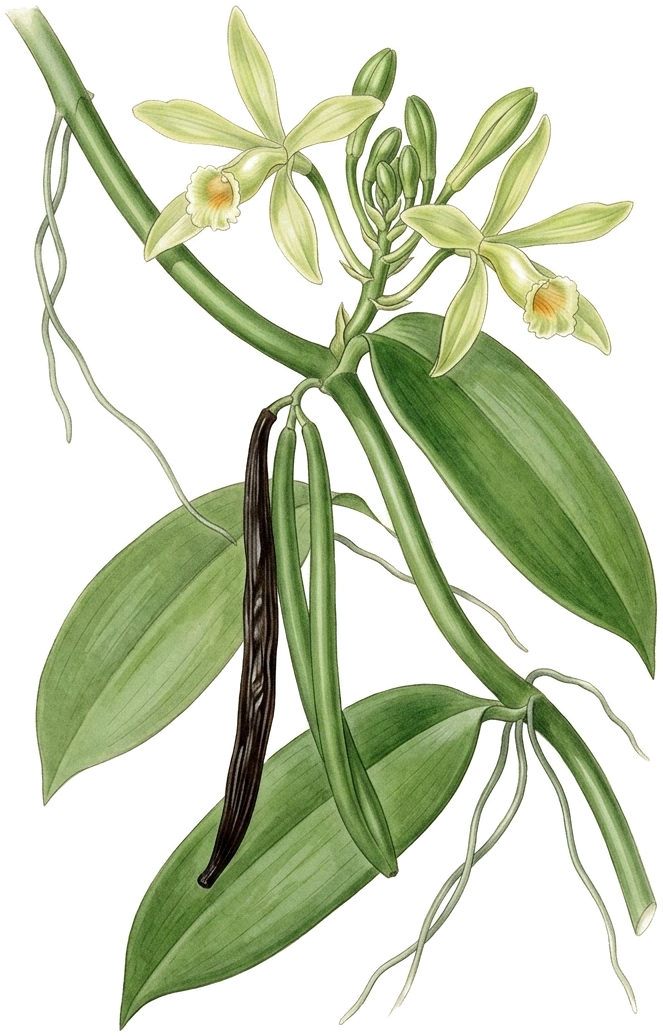
#> input picture vanilla-shop/plates/generated/gen1-watercolour.png, 663 x 1036 px, given in place of v9-candle-aura-boswellia.jpg, which was not available
$ python candle_plant.py
#> lines starting #> are read from the running program, lines starting #| are printed output that depends on the picture; pictures that were not available may be replaced by others from this repository, and a replacement may not be noted
"""Cut the plant out of each candle painting: pixels close to the flat ground colour become transparent.
Used for the weave, where the plant is drawn again over the scent name.
Usage: python3 tools/candle_plant.py  ->  plates/generated/v9-candle-<scent>-plant.png"""
import numpy as np
from PIL import Image, ImageFilter
ART = {'aura': 'v9-candle-aura-boswellia.jpg', 'zest': 'v9-candle-zest-tea.jpg',
       'velvet': 'v9-candle-velvet-rose.jpg', 'harmony': 'v9-candle-harmony-almond.jpg'}
for key, f in ART.items():
    im = np.asarray(Image.open('plates/generated/' + f).convert('RGB')).astype(float)
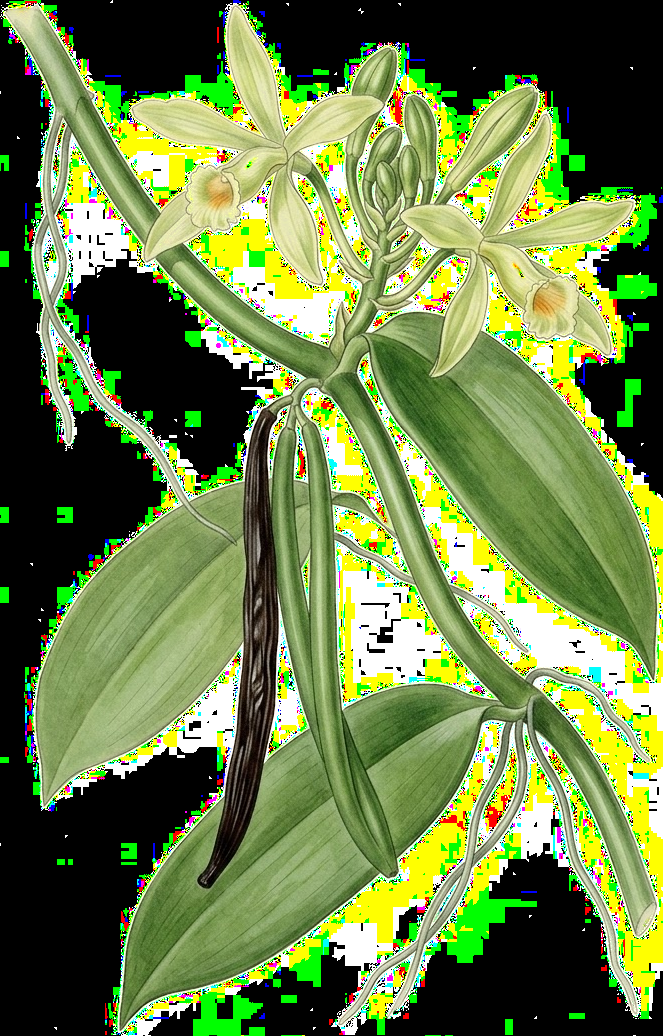
#> im: shape (1036, 663, 3) float64; mean R, G, B 109.3, 129.8, 71.5
    ground = np.median(im[50:500, 50:400].reshape(-1, 3), 0)          # the empty upper left is pure ground
#> ground = [146, 185, 70]
    d = np.sqrt(((im - ground) ** 2).sum(2))
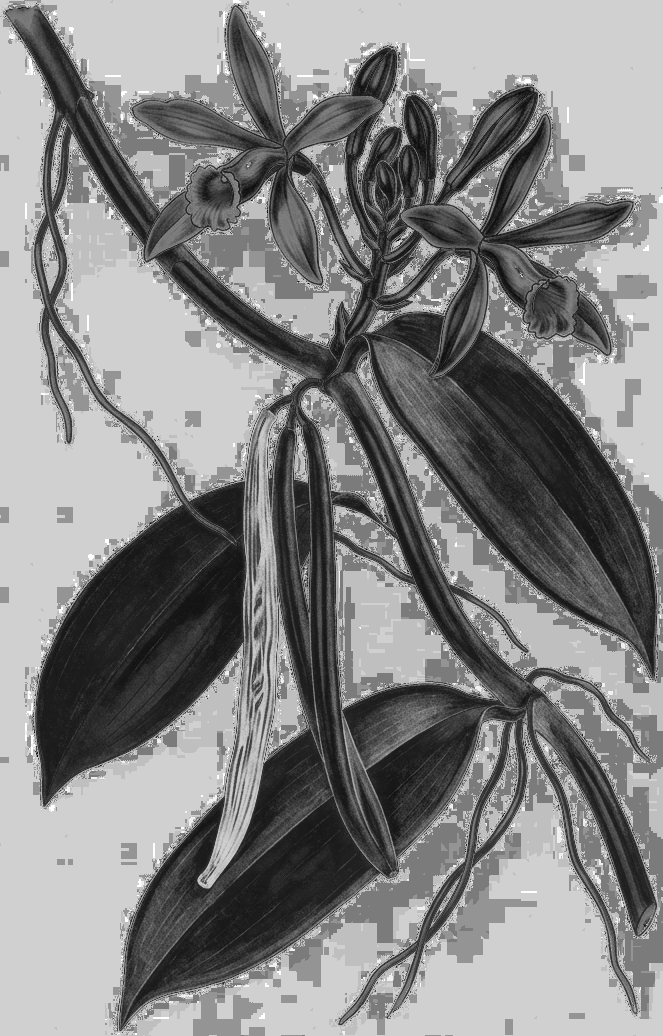
#> d: shape (1036, 663) float64; min 5.1, max 299.6, mean 160.1; drawn with min black and max white
    a = Image.fromarray((np.clip((d - 20) / 30, 0, 1) * 255).astype(np.uint8)).filter(ImageFilter.GaussianBlur(0.8))
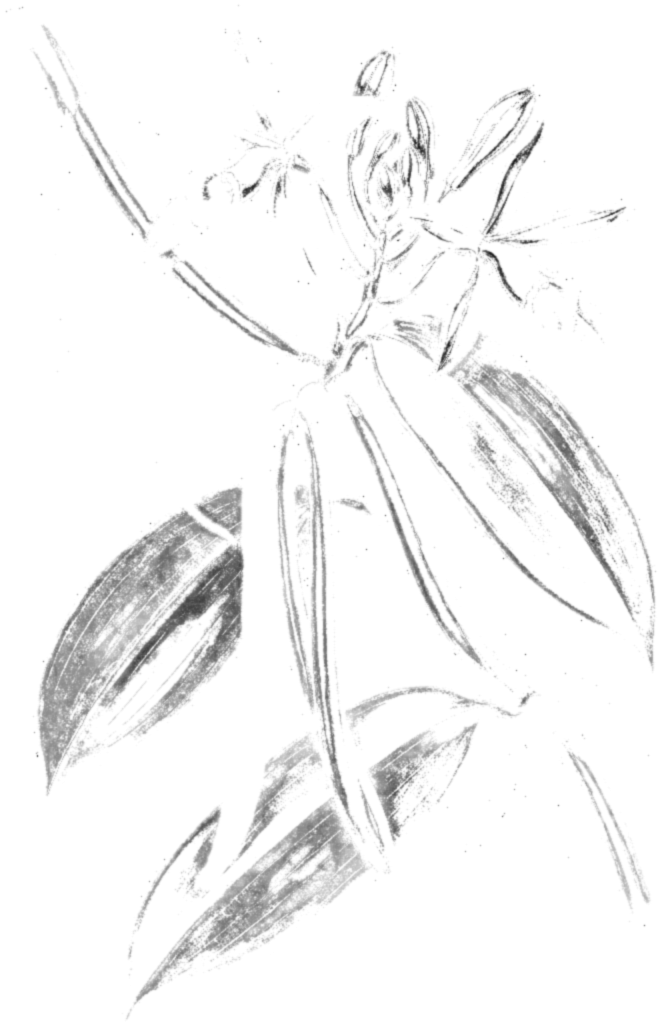
#> a: PIL image 663x1036 L; min 35, max 255, mean 245
    Image.fromarray(np.dstack([im, np.asarray(a)]).astype(np.uint8), 'RGBA').save(f'plates/generated/v9-candle-{key}-plant.png', optimize=True)
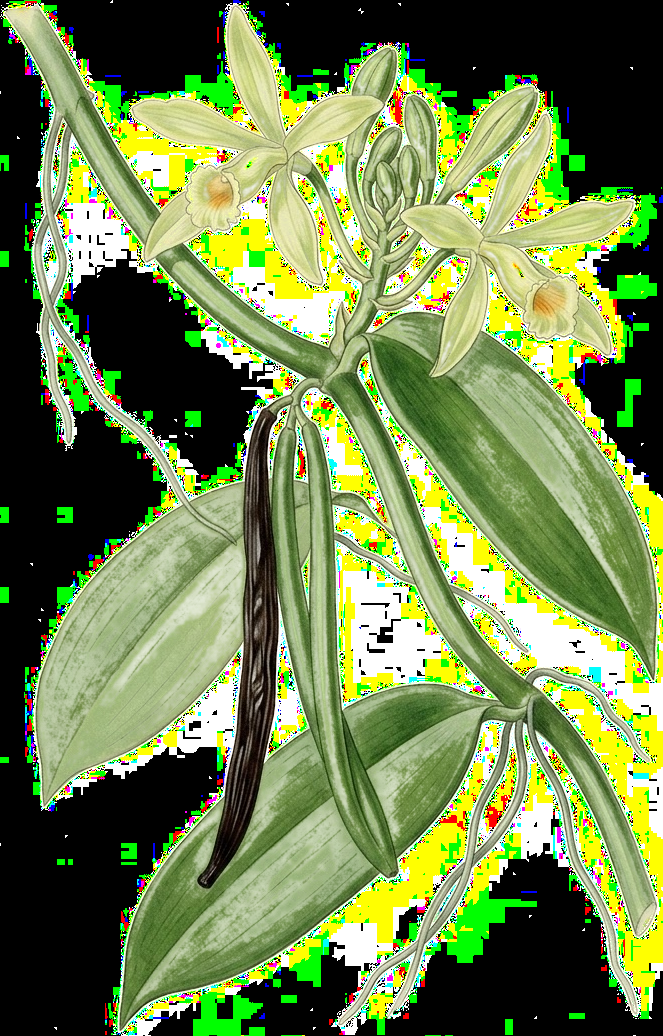
#> saved as v9-candle-aura-plant.png: PIL image 663x1036 RGBA; mean R, G, B, A 109.3, 129.8, 71.5, 245; transparent parts drawn white
    print(key, ground.astype(int))
#| aura [146 185  70]
#> pass 2 of the loop `for key, f in ART.items():`:
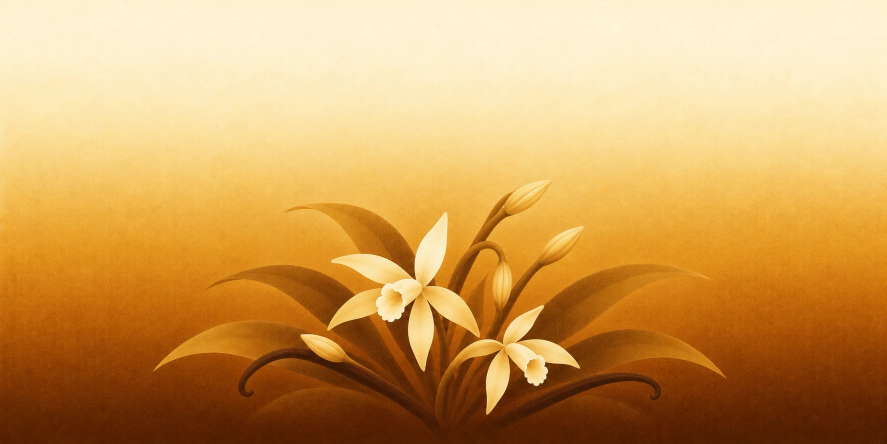
#> input picture vanilla-shop/plates/generated/v10-extract-02-honey.webp, 1774 x 887 px, given in place of v9-candle-zest-tea.jpg, which was not available (shown at 1/2 size)
#> im: shape (887, 1774, 3) float64
#> ground = [251, 222, 151]
#> d: shape (887, 1774) float64
#> `a = Image.fromarray((np.clip((d - 20) / 30, 0, 1) * 255).astype(np.uin..`:
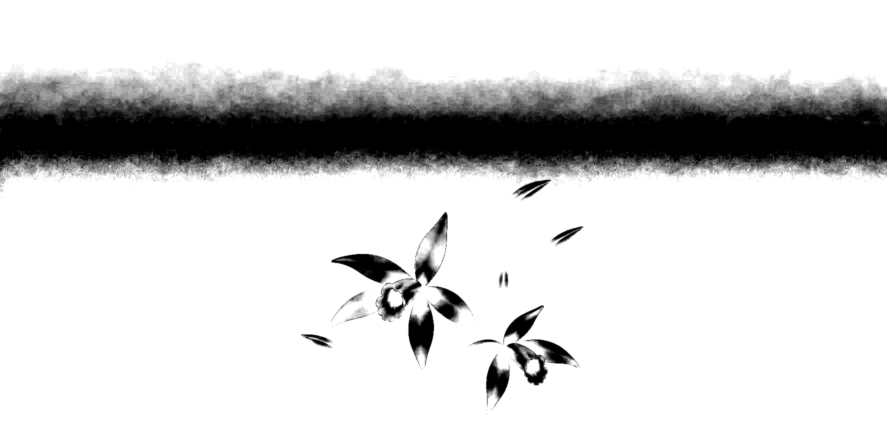
#> a: PIL image 1774x887 L (shown at 1/2 size); min 0, max 255, mean 211.8
#> `Image.fromarray(np.dstack([im, np.asarray(a)]).astype(np.uint8), 'RGBA..`:
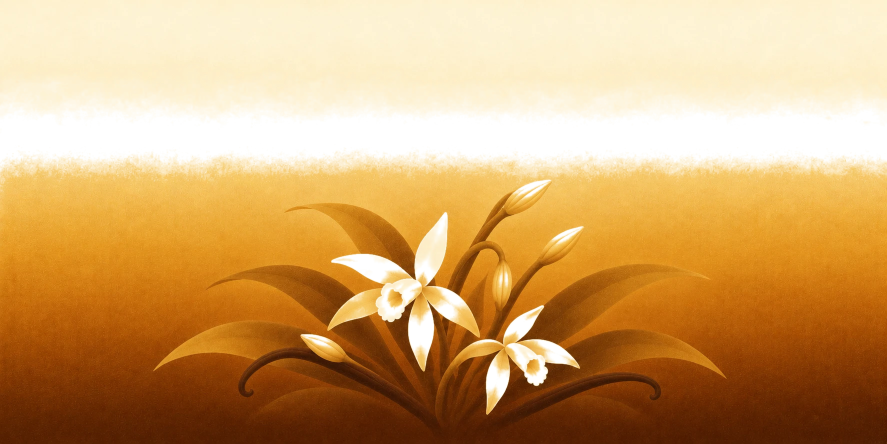
#> saved as v9-candle-zest-plant.png: PIL image 1774x887 RGBA (shown at 1/2 size); mean R, G, B, A 207.7, 158.7, 90.6, 211.8; transparent parts drawn white
#| zest [251 222 151]
#> (the run stopped early here; a loop or call above may not have finished)
